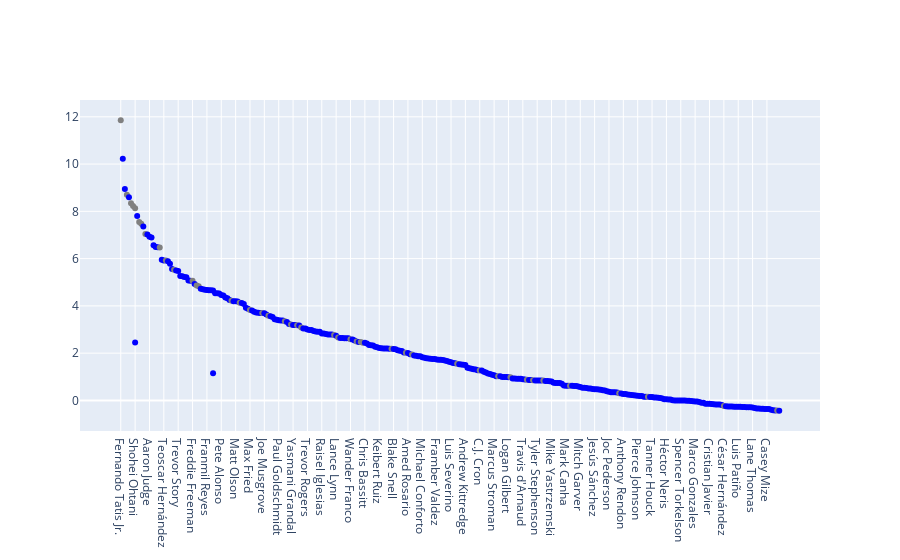

Notebook code for this chart:
### Code cell
def set_color(x):
    if(x == None):
        return "blue"
    else:
        return "gray"

        
fig = go.Figure()
fig.add_trace(
    go.Scatter(
        x=df['Name'].head(tot_players+25),
        y=df['z'].head(tot_players+25),
        mode='markers',
        marker=dict(color=list(map(set_color,df['Owner'])))
    )
)
fig.show()

### Figure 1 — Plotly figure (JSON) as saved in the notebook; plotly's stock layout.template omitted (floating-point values rounded to 4 significant figures; data arrays with more than 128 entries replaced by an {"elided": "..."} marker saying what was removed)
{"data": [{"marker": {"color": {"elided": "1221 str values"}}, "mode": "markers", "type": "scatter", "x": {"elided": "324 str values"}, "y": {"elided": "324 float values"}}], "layout": {}}
